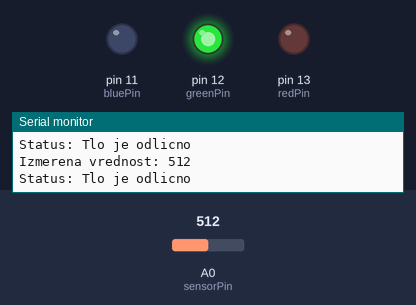
The sketch below on a simulated Arduino Uno, built with avr-gcc and run on an emulated ATmega328P. Parts: output pins drawn as LEDs (lit = HIGH), the last lines printed to the serial monitor. The inputs (shaded band) are chosen by the test bench; at power-on: A0 (sensorPin) = 512.

Above: at 1.8 s.
1.9 s: A0 (sensorPin) set to 643
3.4 s: A0 (sensorPin) set to 667
At 5.2 s:
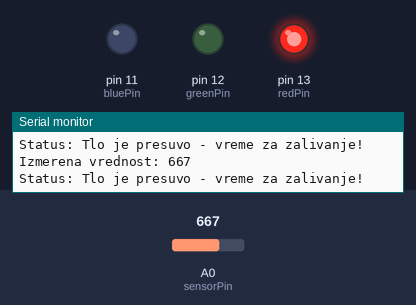
5.5 s: A0 (sensorPin) set to 306
At 7.1 s:
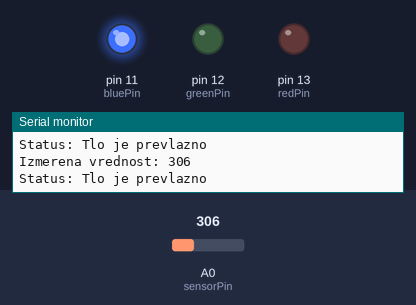
7.5 s: A0 (sensorPin) set to 338
9.2 s: A0 (sensorPin) set to 362
At 11.2 s:
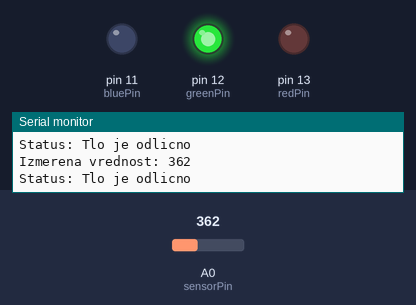
11.5 s: A0 (sensorPin) set to 122
At 13.0 s:
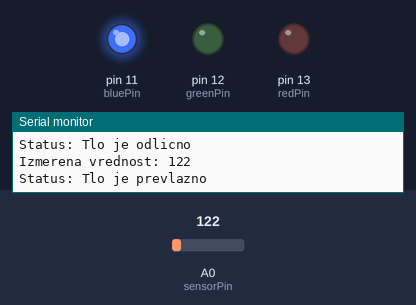
Timing chart, 0 to 14.5 s (numbered marks = the images above; inputs shaded):
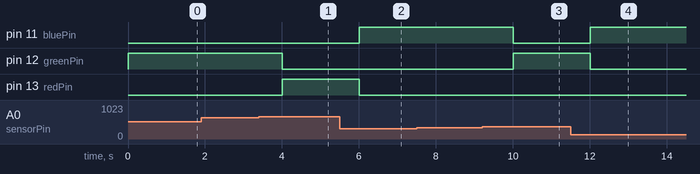

The sketch:

vlagomer.ino
```cpp
#define sensorPower 7
#define sensorPin A0

#define bluePin 11
#define greenPin 12
#define redPin 13

#define vlazno 350
#define suvo 650

void setup()
{
  pinMode(sensorPower, OUTPUT);

  pinMode(bluePin, OUTPUT);
  pinMode(greenPin, OUTPUT);
  pinMode(redPin, OUTPUT);

  Serial.begin(9600);
}

void loop()
{
  int vrednost = analogRead(sensorPin);
  Serial.print("Izmerena vrednost: ");
  Serial.println(vrednost);

  if (vrednost < vlazno)
  {
    Serial.println("Status: Tlo je prevlazno");
    blue();
  }
  else if (vrednost > suvo)
  {
    Serial.println("Status: Tlo je presuvo - vreme za zalivanje!");
    red();
  }
  else
  {
    Serial.println("Status: Tlo je odlicno");
    green();
  }

  delay(1000);
}

void red()
{
  digitalWrite(redPin, HIGH);
  digitalWrite(greenPin, LOW);
  digitalWrite(bluePin, LOW);
}

void green()
{
  digitalWrite(redPin, LOW);
  digitalWrite(greenPin, HIGH);
  digitalWrite(bluePin, LOW);
}

void blue()
{
  digitalWrite(redPin, LOW);
  digitalWrite(greenPin, LOW);
  digitalWrite(bluePin, HIGH);
}
```

Measured:
- the behaviour switches between 650 and 651 on A0 (sensorPin) (found by bisection; images 0 and 1)
- the behaviour switches between 349 and 350 on A0 (sensorPin) (found by bisection; images 2 and 3)
- after the input at 3.4 s, pin 12 (greenPin): HIGH → LOW after 0.61 s; pin 13 (redPin): LOW → HIGH after 0.61 s
- after the input at 5.5 s, pin 11 (bluePin): LOW → HIGH after 0.51 s; pin 13 (redPin): HIGH → LOW after 0.51 s
- after the input at 9.2 s, pin 11 (bluePin): HIGH → LOW after 0.82 s; pin 12 (greenPin): LOW → HIGH after 0.82 s
- after the input at 11.5 s, pin 11 (bluePin): LOW → HIGH after 0.52 s; pin 12 (greenPin): HIGH → LOW after 0.52 s
